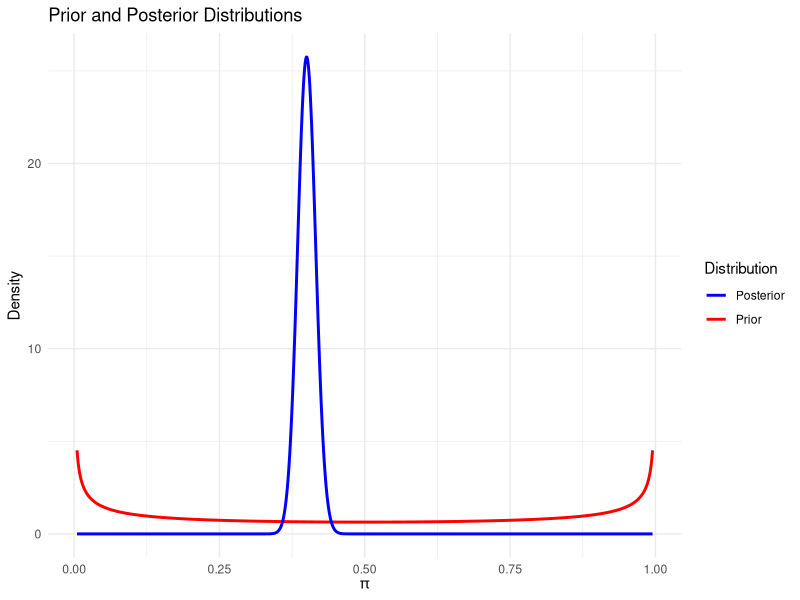
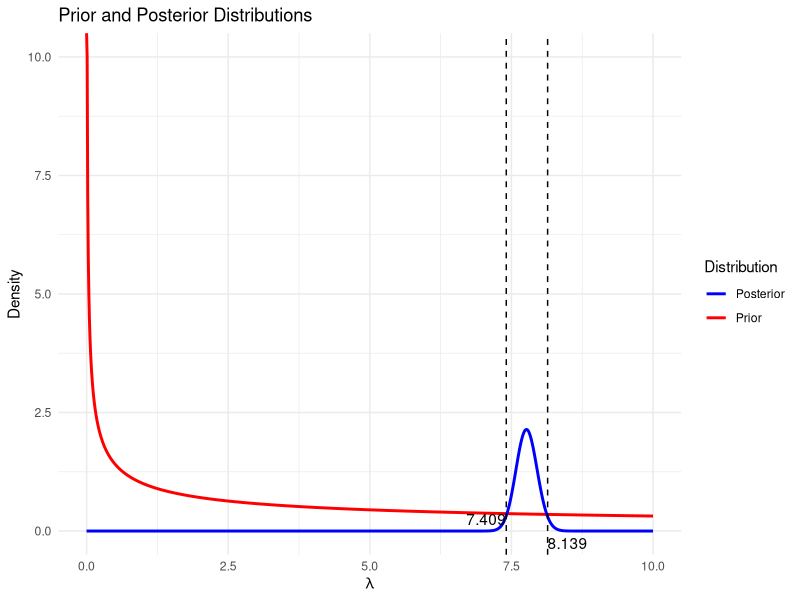

Reproduce these figures in R, in order.
library(LearnBayes)
library(ggplot2)

#Binomial Jeffery Prior
alpha<-0.5
beta<-0.5
n<-1000
y<-400

pi<-seq(0.005, 0.995, length = 1000)
prior<-dbeta(pi, alpha, beta)
likelihood<-dbinom(y, size = n, prob = pi)
posterior<-dbeta(pi,alpha+y, beta+n-y)

data<-data.frame(
  pi = pi,
  Prior = prior,
  Likelihood = likelihood,
  Posterior = posterior
)

ggplot(data, aes(x = pi)) +
  geom_line(aes(y = Prior, color = "Prior"), linewidth = 1) +
  geom_line(aes(y = Posterior, color = "Posterior"), linewidth = 1) +
  labs(
    title = "Prior and Posterior Distributions",
    x = expression(pi),
    y = "Density",
    color = "Distribution"
  ) +
  theme_minimal() +
  scale_color_manual(values = c("Prior" = "red", "Posterior" = "blue"))

#Poisson Jeffery Prior
lambda<-seq(0,10,by=0.01)
x<-c(rep(5,100), rep(10,124))


prior<-1/sqrt(lambda)
likelihood<-exp(-length(x)*lambda)*lambda^(length(x)*mean(x))
posterior<-dgamma(lambda, shape = length(x)*mean(x)+1/2, rate = length(x))

data <- data.frame(
  lambda = lambda,
  Prior = prior,
  Likelihodd = likelihood,
  Posterior = posterior
) 

interval<-qgamma(c(0.025, 0.975), shape = length(x)*mean(x) + 1/2, rate = length(x))

ggplot(data, aes(x = lambda)) +
  geom_line(aes(y = Prior, color = "Prior"), linewidth = 1) +
  geom_line(aes(y = Posterior, color = "Posterior"), linewidth = 1) +
  geom_vline(xintercept = interval, linetype = "dashed", color = "black") +
  annotate("text", x = interval[1], y = 0, label = sprintf("%.3f", interval[1]), 
           hjust = 1, vjust = -0.5, color = "black") +
  annotate("text", x = interval[2], y = 0, label = sprintf("%.3f", interval[2]), 
           hjust = 0, vjust = 1.5, color = "black") +
  labs(
    title = "Prior and Posterior Distributions",
    x = expression(lambda),
    y = "Density",
    color = "Distribution"
  ) +
  theme_minimal() +
  scale_color_manual(values = c("Prior" = "red", "Posterior" = "blue"))
